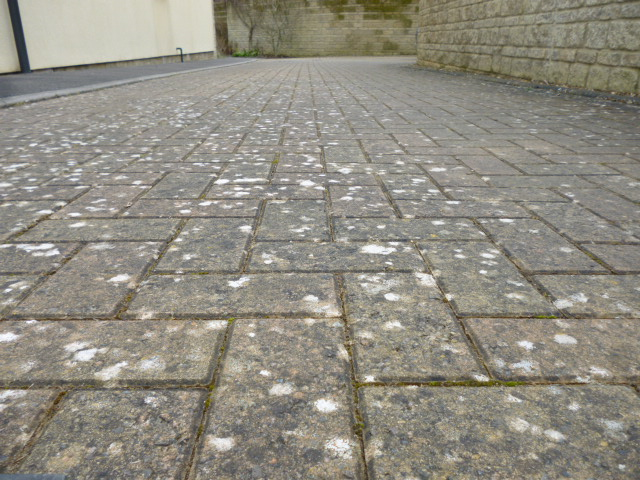
#> input picture experiments/eval_data/motion_images/wiltshire_outside_10cm/IMG1.JPG, 640 x 480 px, found by its file name
$ python test_features.py   (Python 2 division)   (older library calls are emulated)
#> lines starting #> are read from the running program, lines starting #| are printed output that depends on the picture
"""
Note: This code is heavily based upon the C# implementation developed by Dr Rainer Hessmer (http://www.hessmer.org/blog/2010/08/17/monocular-visual-odometry/comment-page-1/)

"""

from __future__ import division
import cv2

import numpy as np
import matplotlib.pyplot as plt
import itertools
import math

# [217 lines left out: functions calc_moving_average_array, filter_outliers_ab_dist_median_indices, draw_arrow, calc_farneback_flow, draw_flow, calc_lk_tracking_flow and 2 more, not called in this run]

def unit_vector(vector):
    """ Returns the unit vector of the vector.  """
    return vector / np.linalg.norm(vector)

# [19 lines left out: function angle_between, not called in this run]


def filter_direction(old_points, new_points):

    bool_result = np.ones(len(old_points), dtype=bool)

    for i, (new, old) in enumerate(zip(new_points, old_points)):

        a, b = new.ravel()
        c, d = old.ravel()

        bool_result[i] = (b - d >= 0)

    return bool_result


# [20 lines left out: function filter_angle, not called in this run]

def run_sim(images, feature_params, lk_params, subpix_params):

    count = 0

    # Create some random colors
    color = np.random.randint(0,255,(1000,3))

    old_gray = None
    old_points = None
    mask = None
    feature_history = {}

    for image in images:

        image_loaded = cv2.imread(image)

        image_height, image_width = image_loaded.shape[:2]
        image_height_quarter = int(round(int(image_loaded.shape[0]) / 4))

        if count == 0:

            mask = np.zeros_like(image_loaded)

            old_gray = cv2.cvtColor(image_loaded[image_height_quarter: image_height, 0:image_width], cv2.COLOR_BGR2GRAY)
            old_points = cv2.goodFeaturesToTrack(old_gray, **feature_params)

            cv2.cornerSubPix(old_gray, old_points, **subpix_params)

        else:

            new_gray = cv2.cvtColor(image_loaded[image_height_quarter: image_height, 0:image_width], cv2.COLOR_BGR2GRAY)

            new_points, st, err = cv2.calcOpticalFlowPyrLK(old_gray, new_gray, old_points, None, **lk_params)

            # new_points_two, st, err = cv2.calcOpticalFlowPyrLK(new_gray, old_gray, new_points, None, **lk_params)
            # d = abs(old_points-new_points_two).reshape(-1, 2).max(-1)
            # ok_points = d < 1

            good_new = new_points[st==1]
            good_old = old_points[st==1]

            # Filter "good" points on the Y direction
            dir_filter = filter_direction(good_old, good_new)

            good_new = good_new[dir_filter]
            good_old = good_old[dir_filter]

            angle_filter = filter_direction(good_old, good_new)

            good_new = good_new[angle_filter]
            good_old = good_old[angle_filter]

            # mask = np.zeros_like(image_loaded)

            # draw the tracks
            for i, (new, old) in enumerate(zip(good_new, good_old)):
                a, b = new.ravel()
                c, d = old.ravel()

                cv2.circle(image_loaded, (a, int(image_height_quarter + b)), 5, (0, 255, 0), -1)
                cv2.circle(image_loaded, (c, int(image_height_quarter + d)), 5, (0, 0, 255), -1)
                cv2.line(mask, (a, int(image_height_quarter + b)), (c, int(image_height_quarter + d)), color[i].tolist(), 2)

            img = cv2.add(image_loaded, mask)

            # Now update the previous frame and previous points
            old_gray = new_gray.copy()

            if len(good_new.reshape(-1,1,2)) <= 25:
                old_points = cv2.goodFeaturesToTrack(old_gray, **feature_params)
                cv2.cornerSubPix(old_gray, old_points, **subpix_params)
                print "Too little points, need to find some more."
            else:
                old_points = good_new.reshape(-1,1,2)

            cv2.imshow('frame', img)
            cv2.waitKey(2000)

        count += 1


__author__ = 'connorgoddard'

def main():

    image1_wiltshire_outside = cv2.imread("../eval_data/motion_images/wiltshire_outside_10cm/IMG1.JPG")
#> image1_wiltshire_outside is the input picture: shape (480, 640, 3); mean B, G, R 129.7, 140.8, 144.4
    image2_wiltshire_outside = cv2.imread("../eval_data/motion_images/wiltshire_outside_10cm/IMG2.JPG")
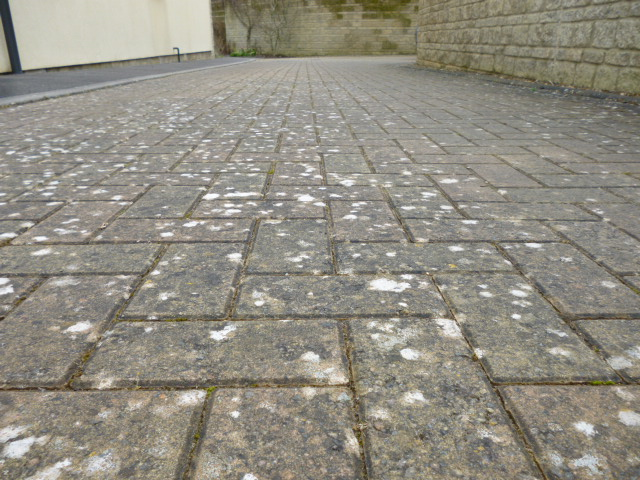
#> input picture src/eval_data/motion_images/wiltshire_outside_10cm/IMG2.JPG, 640 x 480 px
#> image2_wiltshire_outside is the input picture: shape (480, 640, 3); mean B, G, R 130, 141.4, 145.2

    image1_wiltshire_inside = cv2.imread("../eval_data/motion_images/wiltshire_inside_15cm/IMG1.JPG")
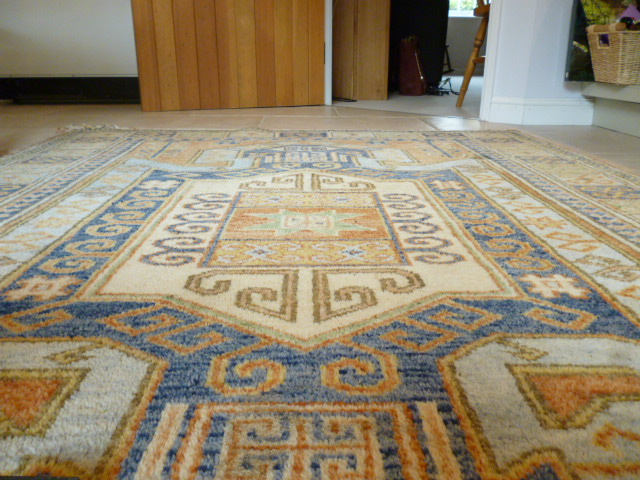
#> input picture src/eval_data/motion_images/wiltshire_inside_15cm/IMG1.JPG, 640 x 480 px
#> image1_wiltshire_inside is the input picture: shape (480, 640, 3); mean B, G, R 112.3, 136.4, 149
    image2_wiltshire_inside = cv2.imread("../eval_data/motion_images/wiltshire_inside_15cm/IMG2.JPG")
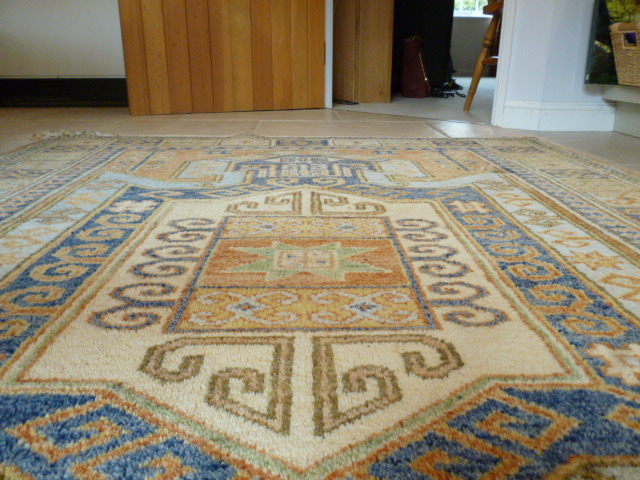
#> input picture src/eval_data/motion_images/wiltshire_inside_15cm/IMG2.JPG, 640 x 480 px
#> image2_wiltshire_inside is the input picture: shape (480, 640, 3); mean B, G, R 109.7, 132.9, 143.8

    image1_flat = cv2.imread("../eval_data/motion_images/flat_10cm/IMG1.JPG")
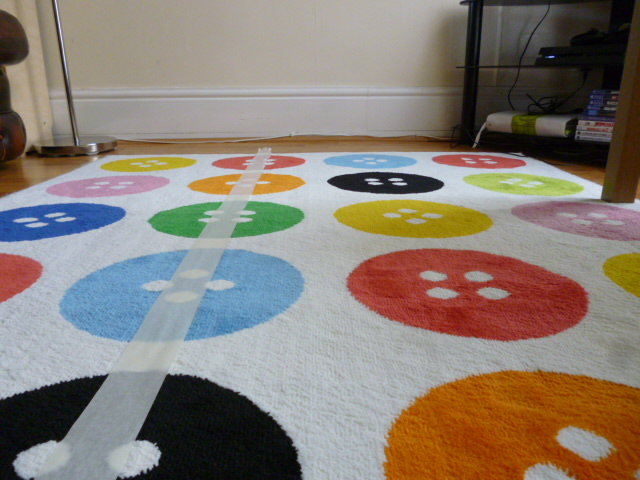
#> input picture src/experiments/eval_data/motion_images/flat_10cm/IMG1.JPG, 640 x 480 px, found by its file name
#> image1_flat is the input picture: shape (480, 640, 3); mean B, G, R 115.8, 125.2, 135.4
    image2_flat = cv2.imread("../eval_data/motion_images/flat_10cm/IMG2.JPG")
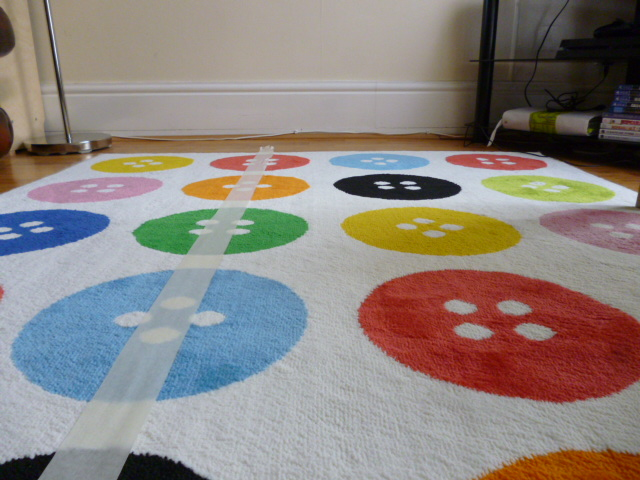
#> input picture src/eval_data/motion_images/flat_10cm/IMG2.JPG, 640 x 480 px
#> image2_flat is the input picture: shape (480, 640, 3); mean B, G, R 127.2, 131.8, 139.7

    # calc_farneback_flow(image1, image2)

    feature_params = dict(maxCorners=1000, qualityLevel=0.005, minDistance=20)

    lk_params = dict(winSize=(40, 40), maxLevel=10, criteria=(cv2.TERM_CRITERIA_EPS | cv2.TERM_CRITERIA_COUNT, 30, 0.03))

    subpix_params = dict(winSize=(20, 20), zeroZone=(-1, -1), criteria=(cv2.TERM_CRITERIA_EPS | cv2.TERM_CRITERIA_COUNT, 20, 0.1))

    images = ["../eval_data/motion_images/wiltshire_outside_10cm/IMG1.JPG",
              "../eval_data/motion_images/wiltshire_outside_10cm/IMG2.JPG",
              "../eval_data/motion_images/wiltshire_outside_10cm/IMG3.JPG",
              "../eval_data/motion_images/wiltshire_outside_10cm/IMG4.JPG",
              "../eval_data/motion_images/wiltshire_outside_10cm/IMG5.JPG",
              "../eval_data/motion_images/wiltshire_outside_10cm/IMG6.JPG",
              "../eval_data/motion_images/wiltshire_outside_10cm/IMG7.JPG",
              "../eval_data/motion_images/wiltshire_outside_10cm/IMG8.JPG",
              "../eval_data/motion_images/wiltshire_outside_10cm/IMG9.JPG",
              "../eval_data/motion_images/wiltshire_outside_10cm/IMG10.JPG",
              "../eval_data/motion_images/wiltshire_outside_10cm/IMG11.JPG",
              "../eval_data/motion_images/wiltshire_outside_10cm/IMG12.JPG",
              "../eval_data/motion_images/wiltshire_outside_10cm/IMG13.JPG",
              "../eval_data/motion_images/wiltshire_outside_10cm/IMG14.JPG",
              "../eval_data/motion_images/wiltshire_outside_10cm/IMG15.JPG",
              "../eval_data/motion_images/wiltshire_outside_10cm/IMG16.JPG",
              "../eval_data/motion_images/wiltshire_outside_10cm/IMG17.JPG",
              "../eval_data/motion_images/wiltshire_outside_10cm/IMG18.JPG",
              "../eval_data/motion_images/wiltshire_outside_10cm/IMG19.JPG",
              "../eval_data/motion_images/wiltshire_outside_10cm/IMG20.JPG"]

    images2 = ["../eval_data/motion_images/flat_10cm/IMG1.JPG",
              "../eval_data/motion_images/flat_10cm/IMG2.JPG",
              "../eval_data/motion_images/flat_10cm/IMG3.JPG",
              "../eval_data/motion_images/flat_10cm/IMG4.JPG",
              "../eval_data/motion_images/flat_10cm/IMG5.JPG",
              "../eval_data/motion_images/flat_10cm/IMG6.JPG",
              "../eval_data/motion_images/flat_10cm/IMG7.JPG",
              "../eval_data/motion_images/flat_10cm/IMG8.JPG",
              "../eval_data/motion_images/flat_10cm/IMG9.JPG",
              "../eval_data/motion_images/flat_10cm/IMG10.JPG",
              "../eval_data/motion_images/flat_10cm/IMG11.JPG",
              "../eval_data/motion_images/flat_10cm/IMG12.JPG"]

    run_sim(images, feature_params, lk_params, subpix_params)
#> in run_sim, `old_gray = cv2.cvtColor(image_loaded[image_height_quarter: image_heigh..`:
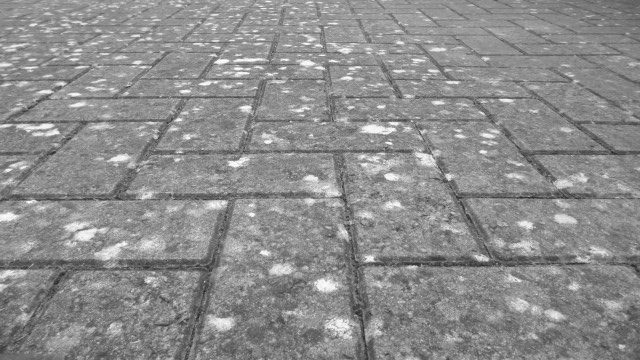
#> old_gray: shape (360, 640); min 34, max 255, mean 140.4
#> in run_sim, `old_points = cv2.goodFeaturesToTrack(old_gray, **feature_params)`: old_points = 387 rows, first 8: [373, 260], [214, 62], [58, 133], [322, 46], [377, 106], [419, 266], [449, 179], [260, 253]

    cv2.waitKey()

if __name__ == "__main__":
#> (the run stopped early here; a loop or call above may not have finished)
